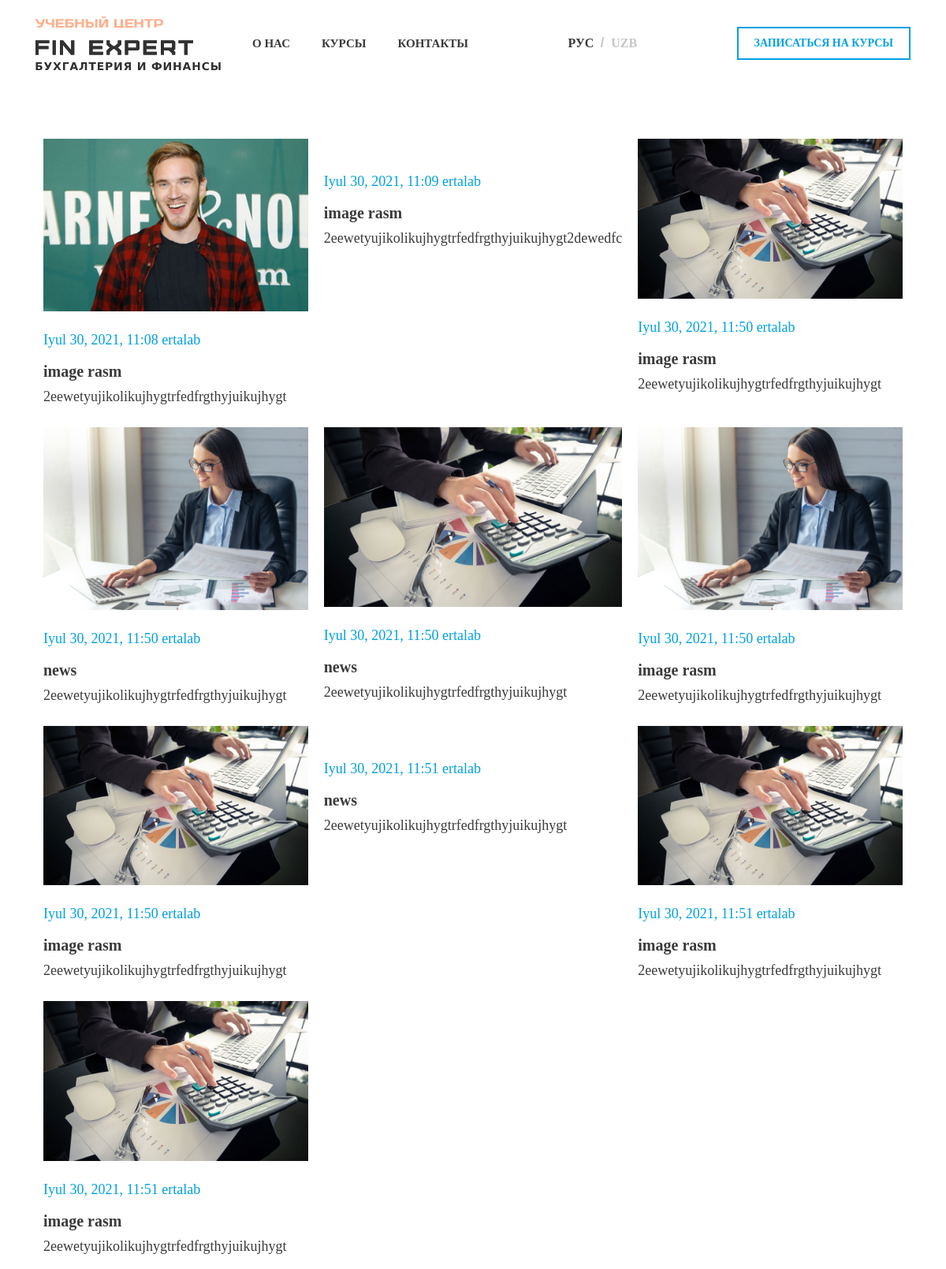
Page /post on the committed database.
### post/models.py (models this page shows, shortened)
class post2(models.Model):
    img = models.ImageField(upload_to="img")
    data = models.DateTimeField('vaqti')
    title = models.CharField(max_length=100)
    text = models.CharField(max_length=200)

### post/views.py (the view)
# urls.py: path('post', views.postList.as_view(), name='post'),
class postList(ListView):
    model = post2
    template_name = 'post/pagination.html'
    context_object_name = 'data'

### post/templates/post/pagination.html (shortened to what this page needs)
{% extends 'navbar.html' %}
{% load static %}
{% block content %}
{% include 'link.html' %}
<div class="container">
    <div class="list-wrapper">
        {% for i in data %}
        <div class="list-item">
          <a href="{% url 'postDetail' i.pk %}">
          <div class="img"><img src="{{ i.img.url }}" alt=""></div>
          <h4>{{ i.data }}</h4>
          <h3>{{ i.title }}</h3>
          <p>{{ i.text }}</p>
          </a>
        </div>
        {% endfor %}
    </div>
</div>
{% endblock %}

### templates/navbar.html (shortened to what this page needs)
{% load static %}
<!doctype html>
<html lang="en">
<head>
{% include 'link.html' %}
  <div class="container">
    <div class="header">
        <a href="{% url 'index' %}">
      <div class="header-logo">
        <img src="{% static 'img/logofin.png' %}" alt="">
      </div>
        </a>
      <div class="header-mob-parent">
        <div class="header-mob">
          <ul class="header-menu">
            <li class="header-menu-item"><a href="{% url 'about' %}" class="header-menu-link ">О нас</a></li>
            <li class="header-menu-item"><a href="{% url 'kurs' %}" class="header-menu-link">курсы</a></li>
            <li class="header-menu-item"><a href="{% url 'contact' %}" class="header-menu-link">контакты</a></li>
          </ul>
          <ul class="lang">
            <li class="lang-item"><a href="#" class="lang-link active">рус</a></li>
            <li class="lang-item"><a href="#" class="lang-link">uzb</a></li>
          </ul>
          <a href="{% url 'register' %}" class="header-link">записаться на курсы</a>
        </div>
      </div>
    </div>
  </div>
{% block content %}
{% endblock %}
    </head>
</html>

### templates/link.html (shortened to what this page needs)
{% load static %}
<link rel="stylesheet" href="{% static 'font/GoshaSans-FreeForPersonalUse/GoshaSans-Regular.otf' %}">
<link rel="stylesheet" href="{% static 'font/days-font/DaysOne-Regular.ttf' %}">
<link rel="stylesheet" href="{% static 'bootstrap/css/bootstrap.css' %}">
<link rel="stylesheet" href="{% static 'libs/slick/slick.css' %}">
<link rel="stylesheet" href="{% static 'css/style.css' %}">
<link rel="stylesheet" href="{% static 'css/style_pagen.css' %}">

### static/css/style.css (style rules this page uses)
:root { overflow: auto; }
html { overflow-y: hidden; box-sizing: border-box; font-size: 10px; }
ul { padding: 0; margin: 0; }
.header { padding: 20px 0; display: flex; align-items: center; justify-content: space-between; }
.header-logo { width: 235px; margin-right: 20px; }
.header-mob-parent { flex: 1; }
.header-mob { display: flex; justify-content: space-between; align-items: center; }
.header-menu { display: flex; align-items: center; margin-bottom: 0; }
.header-menu-item { margin: 0 20px; }
.header-menu-link { font-size: 15px; font-weight: 700; color: #3b3b3b; text-transform: uppercase; padding-bottom: 5px; border-bottom: 3px solid transparent; transition: all 0.4s linear; }
.lang { display: flex; align-items: center; margin-bottom: 0; }
.lang-item+.lang-item { margin-left: 10px; }
.lang-item+.lang-item::before { content: ''; width: 2px; height: 13px; background-color: #c6c6c6; display: inline-block; margin-right: 10px; transform: rotate(10deg); }
.lang-link { font-size: 16px; font-weight: 600; color: #c6c6c6; text-transform: uppercase; }
.lang-link.active { color: #3b3b3b; }
.header-link { padding: 10px 20px; border: 2px solid #00a0e3; background-color: transparent; font-size: 14px; font-weight: 700; color: #00a0e3; text-transform: uppercase; margin-left: 20px; transition: all 0.4s linear; }
.footer-ul ul, li { list-style: none; font-size: 1.5rem; line-height: 36px; font-weight: bold; }
@media (min-width: 992.5px) and (max-width: 1200px) { html { font-size: 8px; } }
@media (min-width: 992.5px) and (max-width: 1200px) { p { margin-top: 0; margin-bottom: 8px; } }
p { font-family: 'proxima'; }
:root { --star-size: 60px; --star-color: #fff; --star-background: #00a0e3; }
ul li { list-style: none; }
@media (min-width:992.5px) and (max-width:1200px) { .container { max-width: 1140px } }

### static/css/style_pagen.css (style rules this page uses)
html { overflow-y: hidden; box-sizing: border-box; font-size: 10px; }
.list-wrapper { display: grid; grid-template-columns: repeat(3, 1fr); margin-top: 56px; }
.list-item { margin-bottom: 10px; padding: 10px; }
.list-item .img img { width: 100%; }
.list-item h4 { font-size: 1.8rem; line-height: 30px; color: #00a0e3; margin: 21px 0 13px; }
.list-item h3 { font-size: 2.0rem; color: #3b3b3b; font-weight: bold; margin-bottom: 11px; }
.list-item p { margin: 0; font-size: 1.8rem; color: #3b3b3b; }

### rows in the picture
post2: img (picture), data "Iyul 30, 2021, 11:08 ertalab", title "image rasm", text "2eewetyujikolikujhygtrfedfrgthyjuikujhygt"
post2: data "Iyul 30, 2021, 11:09 ertalab", title "image rasm", text "2eewetyujikolikujhygtrfedfrgthyjuikujhygt2dewedfc"
post2: img (picture), data "Iyul 30, 2021, 11:50 ertalab", title "image rasm", text "2eewetyujikolikujhygtrfedfrgthyjuikujhygt"
post2: img (picture), data "Iyul 30, 2021, 11:50 ertalab", title "news", text "2eewetyujikolikujhygtrfedfrgthyjuikujhygt"
post2: img (picture), data "Iyul 30, 2021, 11:50 ertalab", title "news", text "2eewetyujikolikujhygtrfedfrgthyjuikujhygt"
post2: img (picture), data "Iyul 30, 2021, 11:50 ertalab", title "image rasm", text "2eewetyujikolikujhygtrfedfrgthyjuikujhygt"
post2: img (picture), data "Iyul 30, 2021, 11:50 ertalab", title "image rasm", text "2eewetyujikolikujhygtrfedfrgthyjuikujhygt"
post2: data "Iyul 30, 2021, 11:51 ertalab", title "news", text "2eewetyujikolikujhygtrfedfrgthyjuikujhygt"
post2: img (picture), data "Iyul 30, 2021, 11:51 ertalab", title "image rasm", text "2eewetyujikolikujhygtrfedfrgthyjuikujhygt"
post2: img (picture), data "Iyul 30, 2021, 11:51 ertalab", title "image rasm", text "2eewetyujikolikujhygtrfedfrgthyjuikujhygt"
